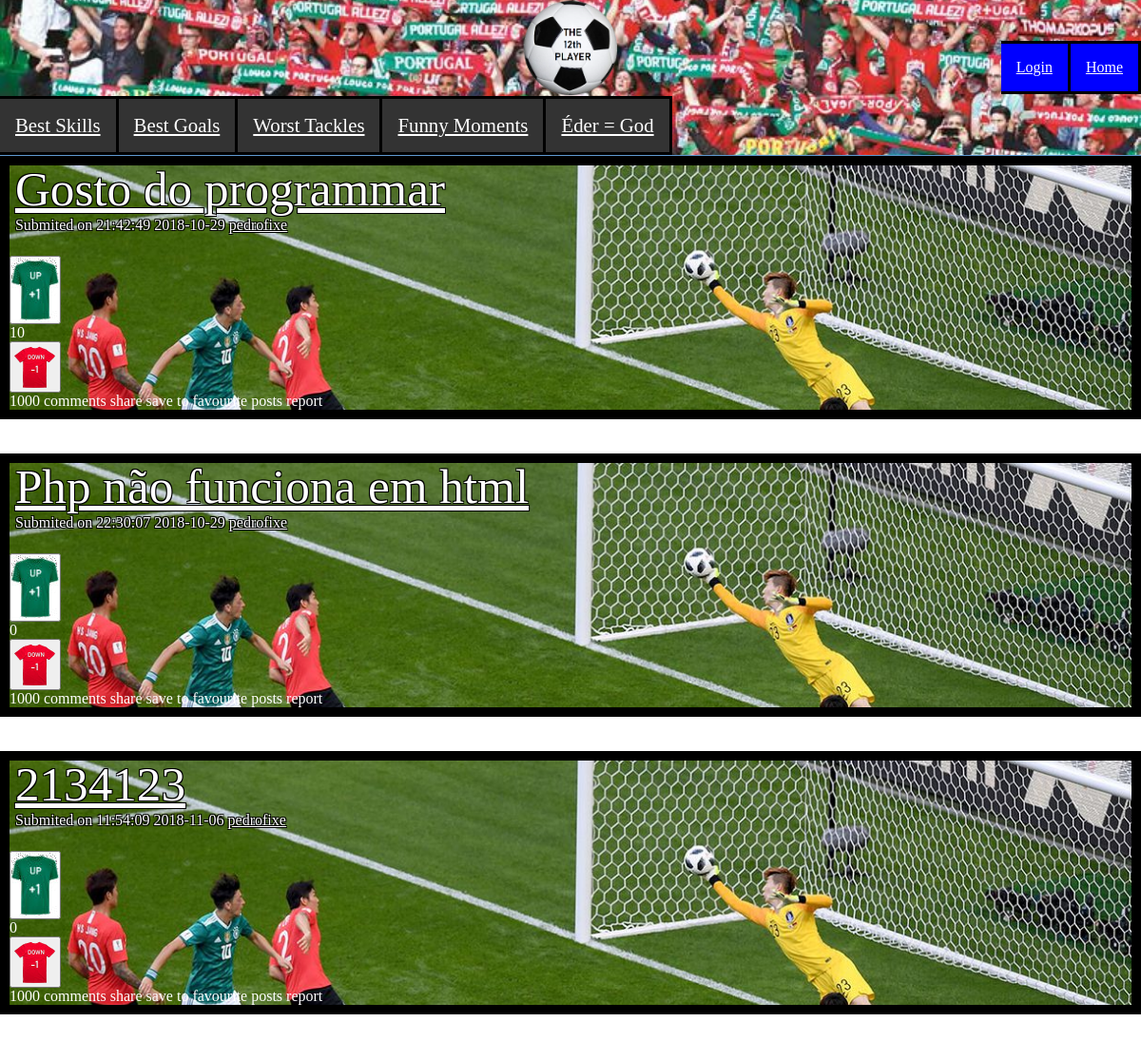
The page /posts.php on the database as committed earlier.
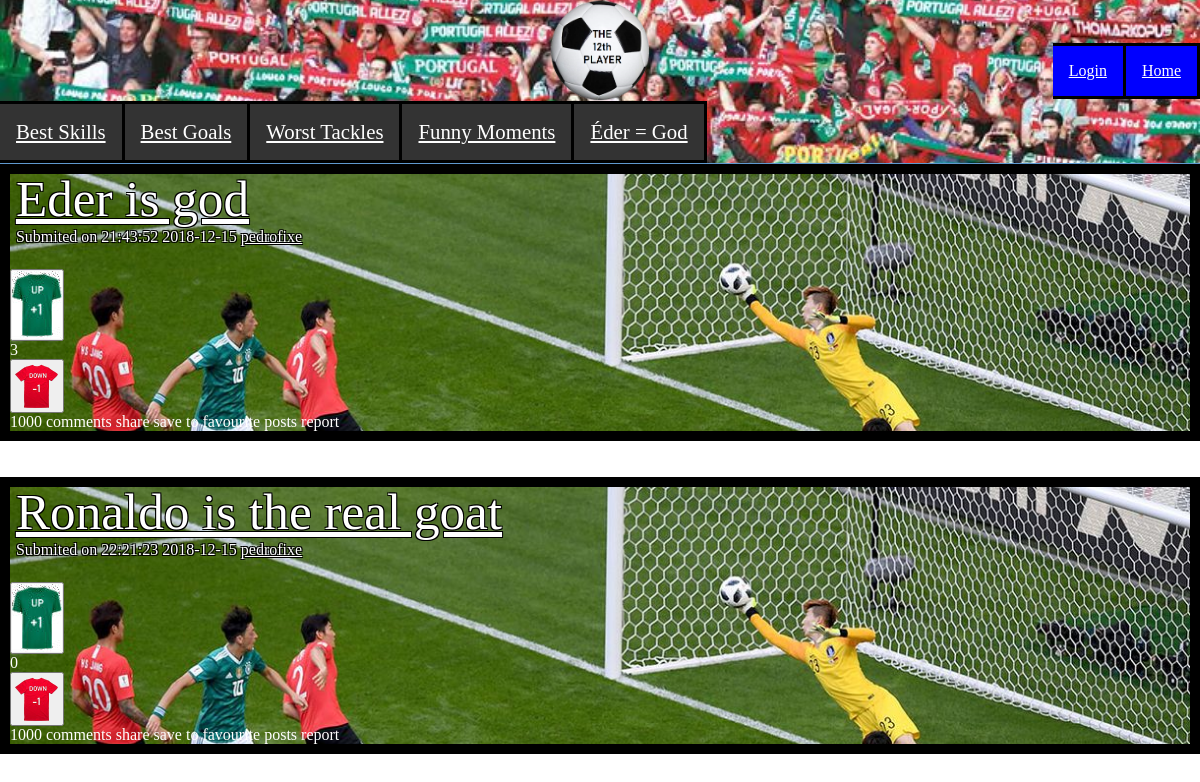
The same page on the database as committed later.
### tables this page shows
CREATE TABLE Post (
	idPost		INTEGER NOT NULL PRIMARY KEY,
	idUser		INTEGER REFERENCES User (idUser),

	Title 		VARCHAR (100) NOT NULL,
	Text		VARCHAR (1000) NOT NULL,

	Link		VARCHAR NOT NULL,

	Date		INTEGER NOT NULL,

	Upvotes		INTEGER,
	Downvotes	INTEGER
);

CREATE TABLE User (
    idUser      INTEGER  NOT NULL PRIMARY KEY,

    username	VARCHAR (50) NOT NULL UNIQUE,
	password	VARCHAR NOT NULL,
	age 		INTEGER NOT NULL,
	email		VARCHAR (100) NOT NULL UNIQUE,
	pic			VARCHAR NOT NULL
);

### utilities.php (called while the page is built, shortened)
<?php
	function getUsernameFromID($dbh, $id)
	{
		$query = $dbh->prepare('SELECT * FROM User WHERE idUser = ?');
		$query->execute(array($id));
		$results = $query->fetchAll();
		return $results[0]['username'];
	}
	function loggedIn()
	{
		$session = session_start();
		if (isset($_SESSION['id']))
		{
			$id = $_SESSION['id'];
			return $id;
		}
		else
		{
			return -1;
		}
	}
?>

### posts.php (the view, shortened to what this page needs)
<?php
include_once("utilities.php");
$dbh = new PDO('sqlite:database.db');
$dbh->setAttribute(PDO::ATTR_EMULATE_PREPARES, false);
$query = $dbh->prepare('SELECT * from Post');
$status = $query->execute();
$posts = $query->fetchAll();
?>
<!DOCTYPE <!DOCTYPE html>
<html lang="en" dir="ltr">
<head>
	<link href="style.css" rel="stylesheet">
</head>
<body>
	<nav class='posts'>
		<div class = "logo">
			<a href="./index.php">
				<img src='./12th.png'>
			</a>
		</div>
		<div class= "posts2">
			<ul>
				<li><a href="#a">Best Skills</a></li>
				<li><a href=#b>Best Goals</a></li>
				<li><a href=#c>Worst Tackles </a></li>
				<li><a href=#d>Funny Moments </a></li>
				<li><a href=#e>Éder = God </a></li>
			</ul>
		</div>
		<div class="profileInPosts">
			<div>
				<ul>
					<?php
					$id = loggedIn();
					if ($id == -1) : ?>
						<li><a href="index.php">Home</a></li>
						<li><a href="login.html">Login</a></li>
				<?php endif; ?>
			</div>
		</nav>
		<div id="posts">
			<?php foreach($posts as $post) { ?>
			<div id="main" class="postPage">
				<div class='post'>
					<div class="post-body">
						<a href="postPage.php?id=<?=$post['idPost']?>" class='post-title'> <?=$post['Title']?> </a>
						<p> Submited on <?=date('H:i:s Y-m-d', $post['Date']);?> <a href="#" class='submitter'> <?=getUsernameFromID($dbh, $post['idUser']);?></a><br><br></p>
					</div>
					<div class="post-votes">
						<div class='ball up' >
							<button onclick='upVote(<?=$post['idPost']?>)' id='upVote()'>
								<img src="./upvote.jpg">
							</button>
						</div>
						<div id="numberOfVotes<?=$post['idPost']?>"><?=$post['Upvotes']-$post['Downvotes']?></div>
						<div class='ball down' id='downvote()'>
							<button onclick='downVote(<?=$post['idPost']?>)' id='downVote()'>
								<img src="./downvote1.png">
							</button>
						</div>
					</div>
					<div class='post-options'>
						<span>1000 comments</span>
						<span>share</span>
						<span>save to favourite posts</span>
						<span>report</span>
					</div>
				</div>
			</div>
		</div>
			<br><br>
		<?php } ?>
		</body>
		</html>

### style.css (style rules this page uses)
* { margin: 0; padding: 0; }
.postPage { margin-top: 0%; display: grid; background-color: grey; z-index: 1; align-items: left; }
.posts { display: grid; grid-auto-rows: auto; margin-top: 0%; margin-bottom: 0%; margin: 0; padding: 0; background-color: grey; border-bottom: solid #5f99cf; border-width: thin; position: relative; align-items: left; background-attachment: scroll; }
.post { margin-bottom: -1%; text-align: left; margin-bottom: 0%; background: url(korea.jpg); background-size: cover; border: 10px solid black; color: white; }
.profileInPosts { margin-top: -10%; }
.profileInPosts ul li { align-items: flex-end; background-color: blue; float: right; }
.profileInPosts ul li a { align-items: flex-end; color: white; background-color: blue; }
.logo { margin-left: auto; margin-right: auto; }
.posts2 ul li a { color: white; font-size: 130%; }
nav { background-image: url(pt.png); background-repeat: no-repeat; background-position: center; background-size: cover; width: 100%; border-bottom: solid; border-color: black; border-width:thick; }
nav ul { background-color: #333333; margin: 0; list-style: none; display: block; }
nav ul li { background-color: #333333; float: left; padding: 16px; display: block; display: inline-table; border-right: solid black; border-top: solid black; border-bottom: solid black; }
.post-votes { text-align: left; }
.post-body { bottom: 2%; left: 0.5%; position: relative; color: white; text-shadow: -1px -1px 0 #000, 1px -1px 0 #000, -1px 1px 0 #000, 1px 1px 0 #000; }
.post-title { position: relative; font-size: 320%; color: white; text-shadow: -1px -1px 0 #000, 1px -1px 0 #000, -1px 1px 0 #000, 1px 1px 0 #000; }
.submitter { color: white; margin-top: 20%; }

Rows that differ between the two databases and show on the page:
removed post: Title "2134123", Date "11:54:09 2018-11-06", idUser.username "pedrofixe", $post['Upvotes']-$post['Downvotes'] "0"
changed post: Title "Gosto do programmar" → "Eder is god"; Date "21:42:49 2018-10-29" → "21:43:52 2018-12-15"; $post['Upvotes']-$post['Downvotes'] "10" → "3"
changed post: Title "Php não funciona em html" → "Ronaldo is the real goat"; Date "22:30:07 2018-10-29" → "22:21:23 2018-12-15"
